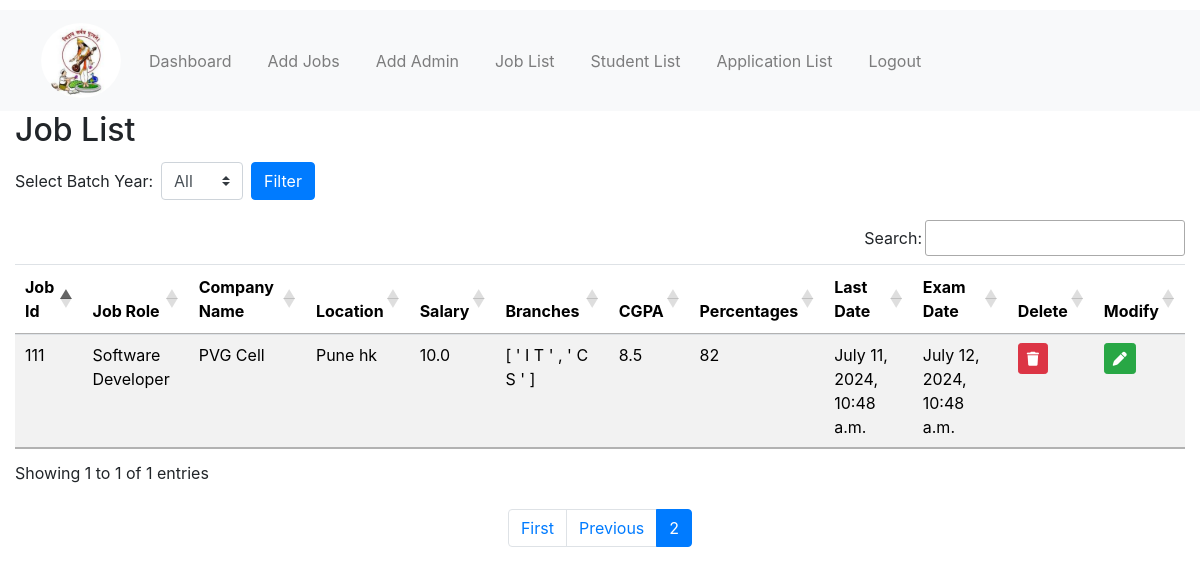
/pvg/job_list_admin/?page=2, run on the app's committed database.
### pvg/models.py (models this page shows, shortened)
class JobDetail(models.Model):
    job_id = models.AutoField(primary_key=True)
    job_title = models.CharField(max_length=100)
    company_name = models.CharField(max_length=100)
    required_passing_year = models.IntegerField(default=2024)
    salary = models.FloatField(null=True, blank=True)
    required_branchs = models.CharField(max_length=20, choices=Student.BRANCH_CHOICES, default='')
    location = models.CharField(max_length=50, default='')
    system_time = models.DateTimeField()
    required_CGPA = models.FloatField(null=True, blank=True)
    required_marks = models.IntegerField(null=True, blank=True)
    date_exam = models.DateTimeField(default=timezone.now)
    date_last = models.DateTimeField(default=timezone.now)
    venue = models.CharField(max_length=20, default='')

### pvg/views.py (the view)
# urls.py: path("job_list_admin/", views.job_list_admin, name="job_list_admin_default"),
def job_list_admin(request, page=1):
    batch_year = request.GET.get('batch_year')
    jobs = JobDetail.objects.all().order_by('-system_time')
    if batch_year and batch_year.isdigit():
        jobs = jobs.filter(required_passing_year=batch_year)
    paginator = Paginator(jobs, 10)  # Show 10 jobs per page
    page_number = request.GET.get('page')
    try:
        ServiceData = paginator.page(page_number)
    except PageNotAnInteger:
        ServiceData = paginator.page(1)
    except EmptyPage:
        ServiceData = paginator.page(paginator.num_pages)
    batch_years = JobDetail.objects.values_list('required_passing_year', flat=True).distinct()
    context = {
        'ServiceData': ServiceData,
        'batch_year': batch_year,
        'batch_years': batch_years,
    }
    return render(request, 'job_list_admin.html', context)

### pvg/templates/job_list_admin.html (shortened to what this page needs)
{% extends "base_admin.html" %}
{% load static %}
{% block head %}
    <link href="https://stackpath.bootstrapcdn.com/bootstrap/4.5.2/css/bootstrap.min.css" rel="stylesheet">
    <link href="https://cdnjs.cloudflare.com/ajax/libs/font-awesome/6.0.0-beta3/css/all.min.css" rel="stylesheet">
    <link href="https://cdn.datatables.net/1.11.3/css/jquery.dataTables.min.css" rel="stylesheet">
{% endblock %}
{% block body %}
<div class="container-fluid">
    <h2>Job List</h2>
    <form class="form-inline mb-3" method="get" action="">
        <label class="my-1 mr-2" for="batch_year">Select Batch Year:</label>
        <select class="custom-select my-1 mr-sm-2" id="batch_year" name="batch_year">
            <option value="">All</option>
        </select>
        <button type="submit" class="btn btn-primary my-1">Filter</button>
    </form>
    <div class="table-responsive">
        <table id="jobTable" class="table table-striped">
            <thead>
                <tr>
                    <th>Job Id</th>
                    <th>Job Role</th>
                    <th>Company Name</th>
                    <th>Location</th>
                    <th>Salary</th>
                    <th>Branches</th>
                    <th>CGPA</th>
                    <th>Percentages</th>
                    <th>Last Date</th>
                    <th>Exam Date</th>
                    <th>Delete</th>
                    <th>Modify</th>
                </tr>
            </thead>
            <tbody>
                {% for job in ServiceData %}
                <tr>
                    <td>{{ job.job_id }}</td>
                    <td>{{ job.job_title }}</td>
                    <td>{{ job.company_name }}</td>
                    <td>{{ job.location }}</td>
                    <td>{{ job.salary }}</td>
                    <td>
                        {% for branch in job.required_branchs %}
                        {{ branch }}
                    {% endfor %}
                    </td>
                    <td>{{ job.required_CGPA }}</td>
                    <td>{{ job.required_marks }}</td>
                    <td>{{ job.date_last }}</td>
                    <td>{{ job.date_exam }}</td>
                    <td>
                        <a href="{% url 'delete_job' job.job_id %}" class="btn btn-danger btn-sm">
                            <i class="fas fa-trash"></i>
                        </a>
                    </td>
                    <td>
                        <a href="{% url 'update_job' job.job_id %}" class="btn btn-success btn-sm">
                            <i class="fas fa-pen"></i>
                        </a>
                    </td>
                </tr>
                {% endfor %}
            </tbody>
        </table>
    </div>
    <div class="container mt-4">
        <ul class="pagination justify-content-center">
            {% if ServiceData.has_previous %}
            <li class="page-item"><a class="page-link" href="?page=1{% if batch_year %}&batch_year={{ batch_year }}{% endif %}">First</a></li>
            <li class="page-item"><a class="page-link" href="?page={{ ServiceData.previous_page_number }}{% if batch_year %}&batch_year={{ batch_year }}{% endif %}">Previous</a></li>
            {% endif %}
            <li class="page-item active"><a class="page-link" href="?page={{ ServiceData.number }}{% if batch_year %}&batch_year={{ batch_year }}{% endif %}">{{ ServiceData.number }}</a></li>
        </ul>
    </div>
</div>
{% endblock %}

### data on the page
JobDetail: job_id "111", job_title "Software Developer", company_name "PVG Cell", location "Pune hk", salary "10.0", required_branchs "[" "'" "I" "T" "'" "," "'" "C" "S" "'" "]", required_CGPA "8.5", required_marks "82", date_last "July 11, 2024, 10:48 a.m.", date_exam "July 12, 2024, 10:48 a.m."

### other printed values
{{ ServiceData.number }} "2"
